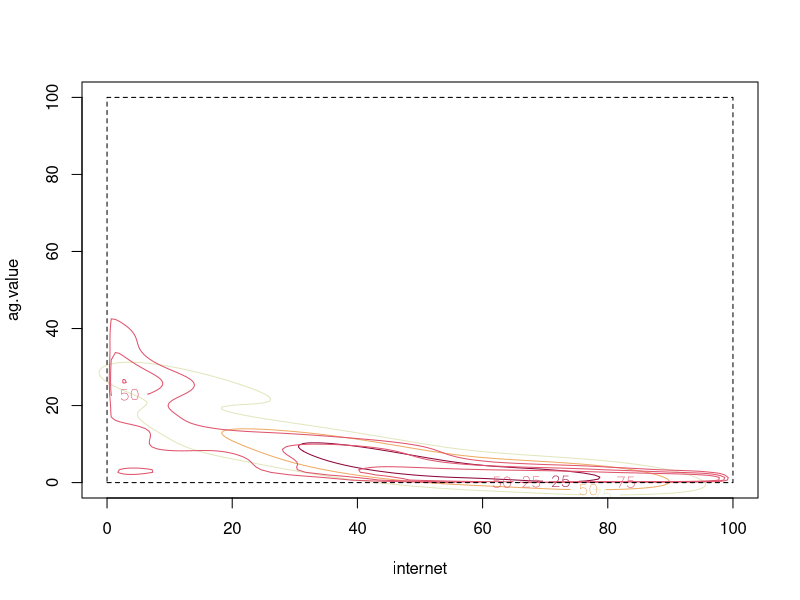
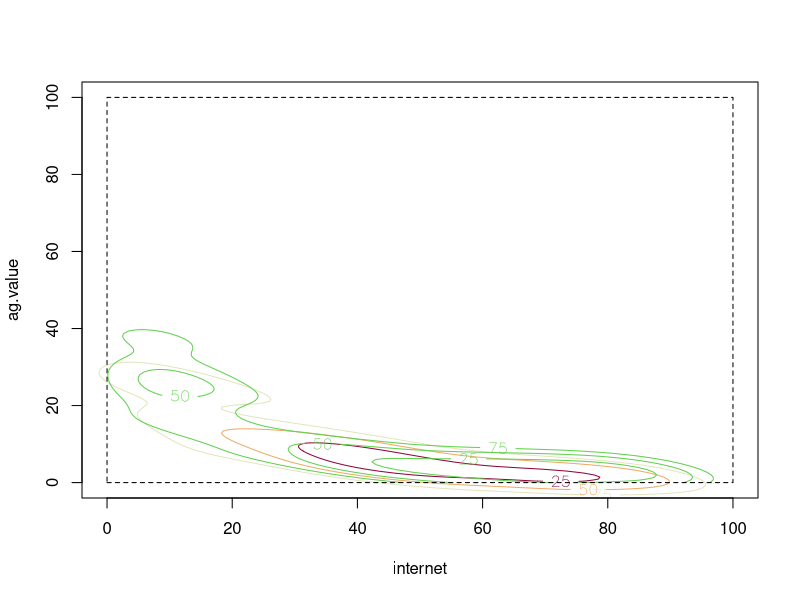

The R script that drew these images, in order:
library(ks)


### Name: kde.boundary
### Title: Kernel density estimate for bounded data
### Aliases: kde.boundary
### Keywords: smooth

### ** Examples

data(worldbank)
wb <- as.matrix(na.omit(worldbank[,c("internet", "ag.value")]))
fhat <- kde(x=wb)
fhat.beta <- kde.boundary(x=wb, xmin=c(0,0), xmax=c(100,100), boundary.kernel="beta")  
fhat.LB <- kde.boundary(x=wb, xmin=c(0,0), xmax=c(100,100), boundary.kernel="linear")

plot(fhat, xlim=c(0,100), ylim=c(0,100))
plot(fhat.beta, add=TRUE, col=2)
rect(0,0,100,100, lty=2)
plot(fhat, xlim=c(0,100), ylim=c(0,100))
plot(fhat.LB, add=TRUE, col=3)
rect(0,0,100,100, lty=2) 
